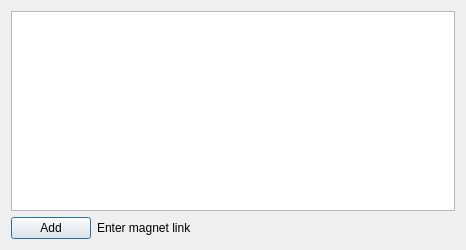
<?xml version="1.0" encoding="UTF-8"?>
<ui version="4.0">
 <class>MagnetWindowClass</class>
 <widget class="QDialog" name="MagnetWindowClass">
  <property name="geometry">
   <rect>
    <x>0</x>
    <y>0</y>
    <width>466</width>
    <height>250</height>
   </rect>
  </property>
  <property name="windowTitle">
   <string>MagnetWindow</string>
  </property>
  <layout class="QVBoxLayout" name="verticalLayout">
   <item>
    <widget class="QTextEdit" name="magnetInputText"/>
   </item>
   <item>
    <layout class="QHBoxLayout" name="horizontalLayout">
     <item>
      <widget class="QPushButton" name="magnetAddButton">
       <property name="text">
        <string>Add</string>
       </property>
      </widget>
     </item>
     <item>
      <widget class="QLabel" name="magnetInputLabel">
       <property name="text">
        <string>Enter magnet link</string>
       </property>
      </widget>
     </item>
     <item>
      <spacer name="horizontalSpacer">
       <property name="orientation">
        <enum>Qt::Horizontal</enum>
       </property>
       <property name="sizeHint" stdset="0">
        <size>
         <width>40</width>
         <height>20</height>
        </size>
       </property>
      </spacer>
     </item>
    </layout>
   </item>
  </layout>
 </widget>
 <layoutdefault spacing="6" margin="11"/>
 <resources/>
 <connections/>
</ui>
